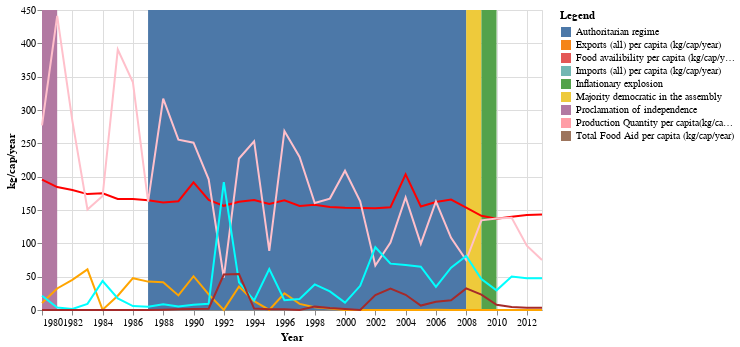

This figure's notebook cell:
### Code cell
Zimbabwe = [
      {"year": "1980", "Food availibility per capita (kg/cap/year)": 195.509380,"Production Quantity per capita (kg/cap/year)":277.098659,"Exports (all) per capita (kg/cap/year)":10.592508,"Imports (all) per capita (kg/cap/year)":21.341590,"Total Food Aid per capita (kg/cap/year)":0.0},
      {"year": "1981", "Food availibility per capita (kg/cap/year)": 184.402859,"Production Quantity per capita (kg/cap/year)":441.157003,"Exports (all) per capita (kg/cap/year)":32.337129,"Imports (all) per capita (kg/cap/year)":3.764456,"Total Food Aid per capita (kg/cap/year)":0.0},
      {"year": "1982", "Food availibility per capita (kg/cap/year)": 180.042037,"Production Quantity per capita (kg/cap/year)":284.092789,"Exports (all) per capita (kg/cap/year)":45.280635,"Imports (all) per capita (kg/cap/year)":1.441143,"Total Food Aid per capita (kg/cap/year)":0.0},
      {"year": "1983", "Food availibility per capita (kg/cap/year)": 173.834230,"Production Quantity per capita (kg/cap/year)":150.695514,"Exports (all) per capita (kg/cap/year)":60.884662,"Imports (all) per capita (kg/cap/year)":9.128509,"Total Food Aid per capita (kg/cap/year)":0.0},
      {"year": "1984", "Food availibility per capita (kg/cap/year)": 175.072583,"Production Quantity per capita (kg/cap/year)":170.948481,"Exports (all) per capita (kg/cap/year)":0.361932,"Imports (all) per capita (kg/cap/year)":43.515663,"Total Food Aid per capita (kg/cap/year)":0.0},
      {"year": "1985", "Food availibility per capita (kg/cap/year)": 166.554088,"Production Quantity per capita (kg/cap/year)":390.636389,"Exports (all) per capita (kg/cap/year)":21.366234,"Imports (all) per capita (kg/cap/year)":17.274306,"Total Food Aid per capita (kg/cap/year)":0.0},
      {"year": "1986", "Food availibility per capita (kg/cap/year)": 166.572215,"Production Quantity per capita (kg/cap/year)":341.501288,"Exports (all) per capita (kg/cap/year)":47.743961,"Imports (all) per capita (kg/cap/year)":5.909783,"Total Food Aid per capita (kg/cap/year)":0.0},
      {"year": "1987", "Food availibility per capita (kg/cap/year)": 164.461898,"Production Quantity per capita (kg/cap/year)":162.555190,"Exports (all) per capita (kg/cap/year)":42.567423,"Imports (all) per capita (kg/cap/year)":4.952326,"Total Food Aid per capita (kg/cap/year)":0.0},
      {"year": "1988", "Food availibility per capita (kg/cap/year)": 161.380330,"Production Quantity per capita (kg/cap/year)":317.052553,"Exports (all) per capita (kg/cap/year)":41.609785,"Imports (all) per capita (kg/cap/year)":8.526188,"Total Food Aid per capita (kg/cap/year)":0.473611},
      {"year": "1989", "Food availibility per capita (kg/cap/year)": 163.137636,"Production Quantity per capita (kg/cap/year)":255.476759,"Exports (all) per capita (kg/cap/year)":21.923926,"Imports (all) per capita (kg/cap/year)":5.113580,"Total Food Aid per capita (kg/cap/year)":1.292264},
      {"year": "1990", "Food availibility per capita (kg/cap/year)": 191.616452,"Production Quantity per capita (kg/cap/year)":250.925446,"Exports (all) per capita (kg/cap/year)":50.650621,"Imports (all) per capita (kg/cap/year)":7.740723,"Total Food Aid per capita (kg/cap/year)":1.336079},
      {"year": "1991", "Food availibility per capita (kg/cap/year)": 165.266202,"Production Quantity per capita (kg/cap/year)":196.096491,"Exports (all) per capita (kg/cap/year)":23.472201,"Imports (all) per capita (kg/cap/year)":9.442603,"Total Food Aid per capita (kg/cap/year)":1.857237},
      {"year": "1992", "Food availibility per capita (kg/cap/year)": 156.248688,"Production Quantity per capita (kg/cap/year)":48.396910,"Exports (all) per capita (kg/cap/year)":0.173605,"Imports (all) per capita (kg/cap/year)":191.879629,"Total Food Aid per capita (kg/cap/year)":53.218037},
      {"year": "1993", "Food availibility per capita (kg/cap/year)": 162.229581,"Production Quantity per capita (kg/cap/year)":227.296961,"Exports (all) per capita (kg/cap/year)":35.242329,"Imports (all) per capita (kg/cap/year)":41.513517,"Total Food Aid per capita (kg/cap/year)":53.907091},
      {"year": "1994", "Food availibility per capita (kg/cap/year)": 164.822142,"Production Quantity per capita (kg/cap/year)":253.146808,"Exports (all) per capita (kg/cap/year)":13.153936,"Imports (all) per capita (kg/cap/year)":14.493488,"Total Food Aid per capita (kg/cap/year)":2.124509},
      {"year": "1995", "Food availibility per capita (kg/cap/year)": 159.016292,"Production Quantity per capita (kg/cap/year)":88.761489,"Exports (all) per capita (kg/cap/year)":0.131725,"Imports (all) per capita (kg/cap/year)":61.386132,"Total Food Aid per capita (kg/cap/year)":1.192906},
      {"year": "1996", "Food availibility per capita (kg/cap/year)": 164.413141,"Production Quantity per capita (kg/cap/year)":268.614763,"Exports (all) per capita (kg/cap/year)":25.097562,"Imports (all) per capita (kg/cap/year)":14.628154,"Total Food Aid per capita (kg/cap/year)":1.115166},
      {"year": "1997", "Food availibility per capita (kg/cap/year)": 155.971069,"Production Quantity per capita (kg/cap/year)":229.667609,"Exports (all) per capita (kg/cap/year)":9.133909,"Imports (all) per capita (kg/cap/year)":16.608803,"Total Food Aid per capita (kg/cap/year)":0.011164},
      {"year": "1998", "Food availibility per capita (kg/cap/year)": 157.807848,"Production Quantity per capita (kg/cap/year)":160.542672,"Exports (all) per capita (kg/cap/year)":4.095152,"Imports (all) per capita (kg/cap/year)":38.325116,"Total Food Aid per capita (kg/cap/year)":5.047498},
      {"year": "1999", "Food availibility per capita (kg/cap/year)": 154.413555,"Production Quantity per capita (kg/cap/year)":167.120397,"Exports (all) per capita (kg/cap/year)":2.376595,"Imports (all) per capita (kg/cap/year)":27.852088,"Total Food Aid per capita (kg/cap/year)":2.837276},
      {"year": "2000", "Food availibility per capita (kg/cap/year)": 153.414821,"Production Quantity per capita (kg/cap/year)":208.890073,"Exports (all) per capita (kg/cap/year)":0.019710,"Imports (all) per capita (kg/cap/year)":11.021564,"Total Food Aid per capita (kg/cap/year)":1.390741},
      {"year": "2001", "Food availibility per capita (kg/cap/year)": 153.032837,"Production Quantity per capita (kg/cap/year)":162.959716,"Exports (all) per capita (kg/cap/year)":0.000288,"Imports (all) per capita (kg/cap/year)":36.241508,"Total Food Aid per capita (kg/cap/year)":0.002416},
      {"year": "2002", "Food availibility per capita (kg/cap/year)": 152.664677,"Production Quantity per capita (kg/cap/year)":66.801906,"Exports (all) per capita (kg/cap/year)":0.187419,"Imports (all) per capita (kg/cap/year)":94.186445,"Total Food Aid per capita (kg/cap/year)":22.465156},
      {"year": "2003", "Food availibility per capita (kg/cap/year)": 154.186172,"Production Quantity per capita (kg/cap/year)":101.097648,"Exports (all) per capita (kg/cap/year)":0.163895,"Imports (all) per capita (kg/cap/year)":69.517752,"Total Food Aid per capita (kg/cap/year)":32.012662},
      {"year": "2004", "Food availibility per capita (kg/cap/year)": 203.442918,"Production Quantity per capita (kg/cap/year)":168.689003,"Exports (all) per capita (kg/cap/year)":0.034663,"Imports (all) per capita (kg/cap/year)":67.476513,"Total Food Aid per capita (kg/cap/year)":22.793253},
      {"year": "2005", "Food availibility per capita (kg/cap/year)": 155.335290,"Production Quantity per capita (kg/cap/year)":99.236445,"Exports (all) per capita (kg/cap/year)":0.010412,"Imports (all) per capita (kg/cap/year)":64.998852,"Total Food Aid per capita (kg/cap/year)":6.645581},
      {"year": "2006", "Food availibility per capita (kg/cap/year)": 162.032954,"Production Quantity per capita (kg/cap/year)":162.720893,"Exports (all) per capita (kg/cap/year)":0.214076,"Imports (all) per capita (kg/cap/year)":34.844144,"Total Food Aid per capita (kg/cap/year)":12.254623},
      {"year": "2007", "Food availibility per capita (kg/cap/year)": 165.628805,"Production Quantity per capita (kg/cap/year)":108.290847,"Exports (all) per capita (kg/cap/year)":0.000422,"Imports (all) per capita (kg/cap/year)":63.429329,"Total Food Aid per capita (kg/cap/year)":14.731434},
      {"year": "2008", "Food availibility per capita (kg/cap/year)": 153.700079,"Production Quantity per capita (kg/cap/year)":74.895878,"Exports (all) per capita (kg/cap/year)":0.000396,"Imports (all) per capita (kg/cap/year)":80.948491,"Total Food Aid per capita (kg/cap/year)":32.483310},
      {"year": "2009", "Food availibility per capita (kg/cap/year)": 141.317483,"Production Quantity per capita (kg/cap/year)":134.498252,"Exports (all) per capita (kg/cap/year)":0.001154,"Imports (all) per capita (kg/cap/year)":46.373575,"Total Food Aid per capita (kg/cap/year)":23.016895},
      {"year": "2010", "Food availibility per capita (kg/cap/year)": 136.990970,"Production Quantity per capita (kg/cap/year)":137.107037,"Exports (all) per capita (kg/cap/year)":0.001145,"Imports (all) per capita (kg/cap/year)":29.493594,"Total Food Aid per capita (kg/cap/year)":7.819579},
      {"year": "2011", "Food availibility per capita (kg/cap/year)": 139.933312,"Production Quantity per capita (kg/cap/year)":138.424832,"Exports (all) per capita (kg/cap/year)":0.001129,"Imports (all) per capita (kg/cap/year)":50.350006,"Total Food Aid per capita (kg/cap/year)":4.502947},
      {"year": "2012", "Food availibility per capita (kg/cap/year)": 142.318797,"Production Quantity per capita (kg/cap/year)":96.503586,"Exports (all) per capita (kg/cap/year)":0.001107,"Imports (all) per capita (kg/cap/year)":47.807283,"Total Food Aid per capita (kg/cap/year)":3.268701},
      {"year": "2013", "Food availibility per capita (kg/cap/year)": 143.292102,"Production Quantity per capita (kg/cap/year)":75.067527,"Exports (all) per capita (kg/cap/year)":0.001107,"Imports (all) per capita (kg/cap/year)":47.807283,"Total Food Aid per capita (kg/cap/year)":3.268701},
    ]

Events = [{"start":"1999","end":"1999","Legend":"Food availibility per capita (kg/cap/year)"},{"start":"1997","end":"1997","Legend":"Total Food Aid per capita (kg/cap/year)"},{"start":"1997","end":"1997","Legend":"Imports (all) per capita (kg/cap/year)"},{"start":"1997","end":"1997","Legend":"Production Quantity per capita(kg/cap/year)"},{"start":"1997","end":"1997","Legend":"Exports (all) per capita (kg/cap/year)"},{"start": "1980","end": "1981","Legend": "Proclamation of independence"},{"start":"1987","end":"2008","Legend":"Authoritarian regime"},{"start":"2008","end":"2009","Legend":"Majority democratic in the assembly"},{"start":"2009","end":"2010","Legend":"Inflationary explosion"}]


Zimbabwe = alt.pd.DataFrame(Zimbabwe)
Events = alt.pd.DataFrame(Events)


line1 = alt.Chart(Zimbabwe).mark_line(color='red').encode(
    alt.X('year:T', axis=alt.Axis(format='%Y')),
    y='Food availibility per capita (kg/cap/year)'
).properties(
    width=500,
    height=300
)

line2 = alt.Chart(Zimbabwe).mark_line(color='pink').encode(
    alt.X('year:T', axis=alt.Axis(format='%Y')),
    y='Production Quantity per capita (kg/cap/year)'
).properties(
    width=500,
    height=300
)

line3 = alt.Chart(Zimbabwe).mark_line(color='orange').encode(
    alt.X('year:T', axis=alt.Axis(format='%Y')),
    y='Exports (all) per capita (kg/cap/year)'
).properties(
    width=500,
    height=300
)

line4 = alt.Chart(Zimbabwe).mark_line(color='aqua').encode(
    alt.X('year:T', axis=alt.Axis(format='%Y')),
    y='Imports (all) per capita (kg/cap/year)'
).properties(
    width=500,
    height=300
)

line5 = alt.Chart(Zimbabwe).mark_line(color='brown').encode(
    alt.X('year:T', axis=alt.Axis(format='%Y',title='Year')),
    alt.Y("Total Food Aid per capita (kg/cap/year)", axis=alt.Axis(title='kg/cap/year'))
).properties(
    width=500,
    height=300
)


rect = alt.Chart(Events).mark_rect().encode(
    x='start:T',
    x2='end:T',
    color='Legend:N'
)






rect + line1 + line2 + line3 +line4 + line5

### Figure 1 — Vega-Lite specification as saved in the notebook (floating-point values rounded to 4 significant figures)
{"config": {"view": {"continuousWidth": 400, "continuousHeight": 300}}, "layer": [{"data": {"name": "data-4c5187dcfd58e7e43863f03aa4d6a5c5"}, "mark": "rect", "encoding": {"color": {"type": "nominal", "field": "Legend"}, "x": {"type": "temporal", "field": "start"}, "x2": {"field": "end"}}}, {"data": {"name": "data-69583f51e882997ef0e6a14ab57666a9"}, "mark": {"type": "line", "color": "red"}, "encoding": {"x": {"type": "temporal", "axis": {"format": "%Y"}, "field": "year"}, "y": {"type": "quantitative", "field": "Food availibility per capita (kg/cap/year)"}}, "height": 300, "width": 500}, {"data": {"name": "data-69583f51e882997ef0e6a14ab57666a9"}, "mark": {"type": "line", "color": "pink"}, "encoding": {"x": {"type": "temporal", "axis": {"format": "%Y"}, "field": "year"}, "y": {"type": "quantitative", "field": "Production Quantity per capita (kg/cap/year)"}}, "height": 300, "width": 500}, {"data": {"name": "data-69583f51e882997ef0e6a14ab57666a9"}, "mark": {"type": "line", "color": "orange"}, "encoding": {"x": {"type": "temporal", "axis": {"format": "%Y"}, "field": "year"}, "y": {"type": "quantitative", "field": "Exports (all) per capita (kg/cap/year)"}}, "height": 300, "width": 500}, {"data": {"name": "data-69583f51e882997ef0e6a14ab57666a9"}, "mark": {"type": "line", "color": "aqua"}, "encoding": {"x": {"type": "temporal", "axis": {"format": "%Y"}, "field": "year"}, "y": {"type": "quantitative", "field": "Imports (all) per capita (kg/cap/year)"}}, "height": 300, "width": 500}, {"data": {"name": "data-69583f51e882997ef0e6a14ab57666a9"}, "mark": {"type": "line", "color": "brown"}, "encoding": {"x": {"type": "temporal", "axis": {"format": "%Y", "title": "Year"}, "field": "year"}, "y": {"type": "quantitative", "axis": {"title": "kg/cap/year"}, "field": "Total Food Aid per capita (kg/cap/year)"}}, "height": 300, "width": 500}], "$schema": "https://vega.github.io/schema/vega-lite/v4.8.1.json", "datasets": {"data-4c5187dcfd58e7e43863f03aa4d6a5c5": [{"start": "1999", "end": "1999", "Legend": "Food availibility per capita (kg/cap/year)"}, {"start": "1997", "end": "1997", "Legend": "Total Food Aid per capita (kg/cap/year)"}, {"start": "1997", "end": "1997", "Legend": "Imports (all) per capita (kg/cap/year)"}, {"start": "1997", "end": "1997", "Legend": "Production Quantity per capita(kg/cap/year)"}, {"start": "1997", "end": "1997", "Legend": "Exports (all) per capita (kg/cap/year)"}, {"start": "1980", "end": "1981", "Legend": "Proclamation of independence"}, {"start": "1987", "end": "2008", "Legend": "Authoritarian regime"}, {"start": "2008", "end": "2009", "Legend": "Majority democratic in the assembly"}, {"start": "2009", "end": "2010", "Legend": "Inflationary explosion"}], "data-69583f51e882997ef0e6a14ab57666a9": [{"year": "1980", "Food availibility per capita (kg/cap/year)": 195.5, "Production Quantity per capita (kg/cap/year)": 277.1, "Exports (all) per capita (kg/cap/year)": 10.59, "Imports (all) per capita (kg/cap/year)": 21.34, "Total Food Aid per capita (kg/cap/year)": 0.0}, {"year": "1981", "Food availibility per capita (kg/cap/year)": 184.4, "Production Quantity per capita (kg/cap/year)": 441.2, "Exports (all) per capita (kg/cap/year)": 32.34, "Imports (all) per capita (kg/cap/year)": 3.764, "Total Food Aid per capita (kg/cap/year)": 0.0}, {"year": "1982", "Food availibility per capita (kg/cap/year)": 180.0, "Production Quantity per capita (kg/cap/year)": 284.1, "Exports (all) per capita (kg/cap/year)": 45.28, "Imports (all) per capita (kg/cap/year)": 1.441, "Total Food Aid per capita (kg/cap/year)": 0.0}, {"year": "1983", "Food availibility per capita (kg/cap/year)": 173.8, "Production Quantity per capita (kg/cap/year)": 150.7, "Exports (all) per capita (kg/cap/year)": 60.88, "Imports (all) per capita (kg/cap/year)": 9.129, "Total Food Aid per capita (kg/cap/year)": 0.0}, {"year": "1984", "Food availibility per capita (kg/cap/year)": 175.1, "Production Quantity per capita (kg/cap/year)": 170.9, "Exports (all) per capita (kg/cap/year)": 0.3619, "Imports (all) per capita (kg/cap/year)": 43.52, "Total Food Aid per capita (kg/cap/year)": 0.0}, {"year": "1985", "Food availibility per capita (kg/cap/year)": 166.6, "Production Quantity per capita (kg/cap/year)": 390.6, "Exports (all) per capita (kg/cap/year)": 21.37, "Imports (all) per capita (kg/cap/year)": 17.27, "Total Food Aid per capita (kg/cap/year)": 0.0}, {"year": "1986", "Food availibility per capita (kg/cap/year)": 166.6, "Production Quantity per capita (kg/cap/year)": 341.5, "Exports (all) per capita (kg/cap/year)": 47.74, "Imports (all) per capita (kg/cap/year)": 5.91, "Total Food Aid per capita (kg/cap/year)": 0.0}, {"year": "1987", "Food availibility per capita (kg/cap/year)": 164.5, "Production Quantity per capita (kg/cap/year)": 162.6, "Exports (all) per capita (kg/cap/year)": 42.57, "Imports (all) per capita (kg/cap/year)": 4.952, "Total Food Aid per capita (kg/cap/year)": 0.0}, {"year": "1988", "Food availibility per capita (kg/cap/year)": 161.4, "Production Quantity per capita (kg/cap/year)": 317.1, "Exports (all) per capita (kg/cap/year)": 41.61, "Imports (all) per capita (kg/cap/year)": 8.526, "Total Food Aid per capita (kg/cap/year)": 0.4736}, {"year": "1989", "Food availibility per capita (kg/cap/year)": 163.1, "Production Quantity per capita (kg/cap/year)": 255.5, "Exports (all) per capita (kg/cap/year)": 21.92, "Imports (all) per capita (kg/cap/year)": 5.114, "Total Food Aid per capita (kg/cap/year)": 1.292}, {"year": "1990", "Food availibility per capita (kg/cap/year)": 191.6, "Production Quantity per capita (kg/cap/year)": 250.9, "Exports (all) per capita (kg/cap/year)": 50.65, "Imports (all) per capita (kg/cap/year)": 7.741, "Total Food Aid per capita (kg/cap/year)": 1.336}, {"year": "1991", "Food availibility per capita (kg/cap/year)": 165.3, "Production Quantity per capita (kg/cap/year)": 196.1, "Exports (all) per capita (kg/cap/year)": 23.47, "Imports (all) per capita (kg/cap/year)": 9.443, "Total Food Aid per capita (kg/cap/year)": 1.857}, {"year": "1992", "Food availibility per capita (kg/cap/year)": 156.2, "Production Quantity per capita (kg/cap/year)": 48.4, "Exports (all) per capita (kg/cap/year)": 0.1736, "Imports (all) per capita (kg/cap/year)": 191.9, "Total Food Aid per capita (kg/cap/year)": 53.22}, {"year": "1993", "Food availibility per capita (kg/cap/year)": 162.2, "Production Quantity per capita (kg/cap/year)": 227.3, "Exports (all) per capita (kg/cap/year)": 35.24, "Imports (all) per capita (kg/cap/year)": 41.51, "Total Food Aid per capita (kg/cap/year)": 53.91}, {"year": "1994", "Food availibility per capita (kg/cap/year)": 164.8, "Production Quantity per capita (kg/cap/year)": 253.1, "Exports (all) per capita (kg/cap/year)": 13.15, "Imports (all) per capita (kg/cap/year)": 14.49, "Total Food Aid per capita (kg/cap/year)": 2.125}, {"year": "1995", "Food availibility per capita (kg/cap/year)": 159.0, "Production Quantity per capita (kg/cap/year)": 88.76, "Exports (all) per capita (kg/cap/year)": 0.1317, "Imports (all) per capita (kg/cap/year)": 61.39, "Total Food Aid per capita (kg/cap/year)": 1.193}, {"year": "1996", "Food availibility per capita (kg/cap/year)": 164.4, "Production Quantity per capita (kg/cap/year)": 268.6, "Exports (all) per capita (kg/cap/year)": 25.1, "Imports (all) per capita (kg/cap/year)": 14.63, "Total Food Aid per capita (kg/cap/year)": 1.115}, {"year": "1997", "Food availibility per capita (kg/cap/year)": 156.0, "Production Quantity per capita (kg/cap/year)": 229.7, "Exports (all) per capita (kg/cap/year)": 9.134, "Imports (all) per capita (kg/cap/year)": 16.61, "Total Food Aid per capita (kg/cap/year)": 0.01116}, {"year": "1998", "Food availibility per capita (kg/cap/year)": 157.8, "Production Quantity per capita (kg/cap/year)": 160.5, "Exports (all) per capita (kg/cap/year)": 4.095, "Imports (all) per capita (kg/cap/year)": 38.33, "Total Food Aid per capita (kg/cap/year)": 5.047}, {"year": "1999", "Food availibility per capita (kg/cap/year)": 154.4, "Production Quantity per capita (kg/cap/year)": 167.1, "Exports (all) per capita (kg/cap/year)": 2.377, "Imports (all) per capita (kg/cap/year)": 27.85, "Total Food Aid per capita (kg/cap/year)": 2.837}, {"year": "2000", "Food availibility per capita (kg/cap/year)": 153.4, "Production Quantity per capita (kg/cap/year)": 208.9, "Exports (all) per capita (kg/cap/year)": 0.01971, "Imports (all) per capita (kg/cap/year)": 11.02, "Total Food Aid per capita (kg/cap/year)": 1.391}, {"year": "2001", "Food availibility per capita (kg/cap/year)": 153.0, "Production Quantity per capita (kg/cap/year)": 163.0, "Exports (all) per capita (kg/cap/year)": 0.000288, "Imports (all) per capita (kg/cap/year)": 36.24, "Total Food Aid per capita (kg/cap/year)": 0.002416}, {"year": "2002", "Food availibility per capita (kg/cap/year)": 152.7, "Production Quantity per capita (kg/cap/year)": 66.8, "Exports (all) per capita (kg/cap/year)": 0.1874, "Imports (all) per capita (kg/cap/year)": 94.19, "Total Food Aid per capita (kg/cap/year)": 22.47}, {"year": "2003", "Food availibility per capita (kg/cap/year)": 154.2, "Production Quantity per capita (kg/cap/year)": 101.1, "Exports (all) per capita (kg/cap/year)": 0.1639, "Imports (all) per capita (kg/cap/year)": 69.52, "Total Food Aid per capita (kg/cap/year)": 32.01}, {"year": "2004", "Food availibility per capita (kg/cap/year)": 203.4, "Production Quantity per capita (kg/cap/year)": 168.7, "Exports (all) per capita (kg/cap/year)": 0.03466, "Imports (all) per capita (kg/cap/year)": 67.48, "Total Food Aid per capita (kg/cap/year)": 22.79}, {"year": "2005", "Food availibility per capita (kg/cap/year)": 155.3, "Production Quantity per capita (kg/cap/year)": 99.24, "Exports (all) per capita (kg/cap/year)": 0.01041, "Imports (all) per capita (kg/cap/year)": 65.0, "Total Food Aid per capita (kg/cap/year)": 6.646}, {"year": "2006", "Food availibility per capita (kg/cap/year)": 162.0, "Production Quantity per capita (kg/cap/year)": 162.7, "Exports (all) per capita (kg/cap/year)": 0.2141, "Imports (all) per capita (kg/cap/year)": 34.84, "Total Food Aid per capita (kg/cap/year)": 12.25}, {"year": "2007", "Food availibility per capita (kg/cap/year)": 165.6, "Production Quantity per capita (kg/cap/year)": 108.3, "Exports (all) per capita (kg/cap/year)": 0.000422, "Imports (all) per capita (kg/cap/year)": 63.43, "Total Food Aid per capita (kg/cap/year)": 14.73}, {"year": "2008", "Food availibility per capita (kg/cap/year)": 153.7, "Production Quantity per capita (kg/cap/year)": 74.9, "Exports (all) per capita (kg/cap/year)": 0.000396, "Imports (all) per capita (kg/cap/year)": 80.95, "Total Food Aid per capita (kg/cap/year)": 32.48}, {"year": "2009", "Food availibility per capita (kg/cap/year)": 141.3, "Production Quantity per capita (kg/cap/year)": 134.5, "Exports (all) per capita (kg/cap/year)": 0.001154, "Imports (all) per capita (kg/cap/year)": 46.37, "Total Food Aid per capita (kg/cap/year)": 23.02}, {"year": "2010", "Food availibility per capita (kg/cap/year)": 137.0, "Production Quantity per capita (kg/cap/year)": 137.1, "Exports (all) per capita (kg/cap/year)": 0.001145, "Imports (all) per capita (kg/cap/year)": 29.49, "Total Food Aid per capita (kg/cap/year)": 7.82}, {"year": "2011", "Food availibility per capita (kg/cap/year)": 139.9, "Production Quantity per capita (kg/cap/year)": 138.4, "Exports (all) per capita (kg/cap/year)": 0.001129, "Imports (all) per capita (kg/cap/year)": 50.35, "Total Food Aid per capita (kg/cap/year)": 4.503}, {"year": "2012", "Food availibility per capita (kg/cap/year)": 142.3, "Production Quantity per capita (kg/cap/year)": 96.5, "Exports (all) per capita (kg/cap/year)": 0.001107, "Imports (all) per capita (kg/cap/year)": 47.81, "Total Food Aid per capita (kg/cap/year)": 3.269}, {"year": "2013", "Food availibility per capita (kg/cap/year)": 143.3, "Production Quantity per capita (kg/cap/year)": 75.07, "Exports (all) per capita (kg/cap/year)": 0.001107, "Imports (all) per capita (kg/cap/year)": 47.81, "Total Food Aid per capita (kg/cap/year)": 3.269}]}}
